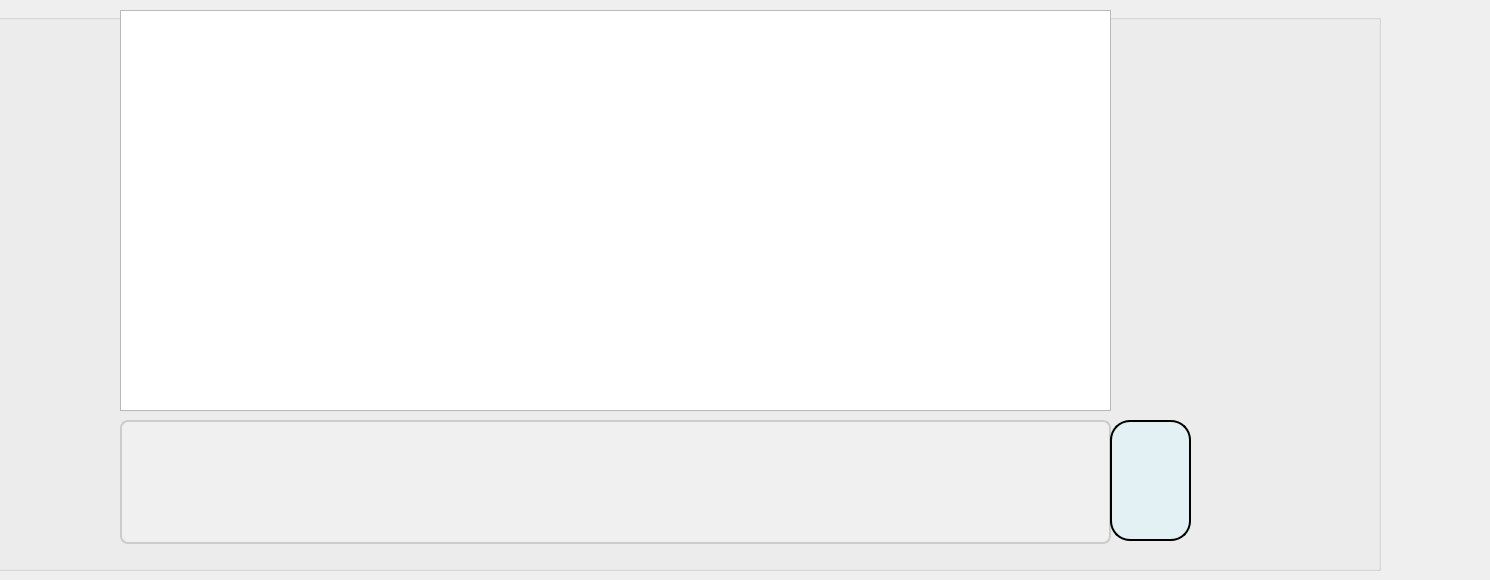
       <widget class="QWidget" name="tab_2">
        <attribute name="title">
         <string>Page</string>
        </attribute>
        <widget class="QGroupBox" name="groupBox_7">
         <property name="geometry">
          <rect>
           <x>-100</x>
           <y>0</y>
           <width>1481</width>
           <height>571</height>
          </rect>
         </property>
         <property name="title">
          <string>GroupBox</string>
         </property>
         <widget class="QTextEdit" name="lineEditQuestion">
          <property name="geometry">
           <rect>
            <x>220</x>
            <y>420</y>
            <width>991</width>
            <height>124</height>
           </rect>
          </property>
          <property name="styleSheet">
           <string notr="true">QTextEdit {
    background-color: #f0f0f0; /* Couleur de fond claire */
    border: 2px solid #ccc; /* Bordure douce */
    border-radius: 8px; /* Coins arrondis */
    padding: 10px; /* Espacement intérieur */
    font-family: &quot;Arial&quot;, sans-serif; /* Police */
    font-size: 14px; /* Taille de la police */
    color: #333; /* Couleur du texte */
    min-height: 100px; /* Hauteur minimale du champ */
    max-height: 150px; /* Hauteur maximale */
    line-height: 1.5; /* Hauteur de ligne pour une meilleure lisibilité */
}

QTextEdit:focus {
    border-color: #6fa3ef; /* Changer la couleur de la bordure quand le champ est actif */
    background-color: #ffffff; /* Changer la couleur de fond quand le champ est actif */
}

QTextEdit::placeholder {
    color: #aaa; /* Couleur du texte de l'espace réservé (placeholder) */
    font-style: italic; /* Style du texte de l'espace réservé */
}
</string>
          </property>
         </widget>
         <widget class="QTextBrowser" name="textBrowserReponse">
          <property name="geometry">
           <rect>
            <x>220</x>
            <y>10</y>
            <width>991</width>
            <height>401</height>
           </rect>
          </property>
          <property name="styleSheet">
           <string notr="true">QLineEdit{
    border: 2px solid #0078D7;  /* Bordure bleue élégante */
    border-radius: 8px;         /* Coins arrondis */
    padding: 6px 12px;          /* Espacement interne */
    font-size: 14px;            /* Taille du texte */
    background-color: #F5F5F5;  /* Fond légèrement gris */
    selection-background-color: #0078D7; /* Couleur de sélection */
}

QLineEdit#lineEdit_Recherche:focus {
    border: 2px solid #0056A3;  /* Bordure plus foncée en focus */
    background-color: white;
}

QLineEdit#lineEdit_Recherche::placeholder {
    color: #808080;  /* Texte en gris clair */
    font-style: italic;
}
QLineEdit{
    padding-left: 30px; /* Décale le texte pour laisser place à l'icône */
    background-image: url(:/icons/search.png);
    background-position: 5px center;
    background-repeat: no-repeat;
}

</string>
          </property>
         </widget>
         <widget class="QPushButton" name="btnEnvoyer">
          <property name="geometry">
           <rect>
            <x>1210</x>
            <y>420</y>
            <width>81</width>
            <height>121</height>
           </rect>
          </property>
          <property name="styleSheet">
           <string notr="true">background-color: rgb(227, 241, 244);
font: 700 9pt &quot;Segoe UI&quot;;
border: 2px solid black ; /* Ajoute une bordure */
border-image-source: linear-gradient(to right, black, white); /* Définir le gradient */
border-image-slice: 1; /* Permet d'appliquer le gradient sur toute la bordure */
qproperty-iconSize: 30px 30px; /* Ajuste la taille de l'icône */
border-radius: 20px; /* Ajuste selon le degré d'arrondi souhaité */</string>
          </property>
          <property name="text">
           <string/>
          </property>
          <property name="icon">
           <iconset resource="img.qrc">
            <normaloff>:/img/image-removebg-preview (3).png</normaloff>:/img/image-removebg-preview (3).png</iconset>
          </property>
          <property name="iconSize">
           <size>
            <width>30</width>
            <height>30</height>
           </size>
          </property>
         </widget>
        </widget>
       </widget>
